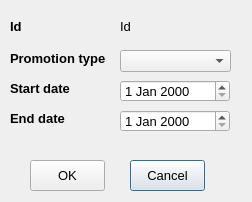
<?xml version="1.0" encoding="UTF-8"?>
<ui version="4.0">
 <class>PromotionAddModifyForm</class>
 <widget class="QDialog" name="PromotionAddModifyForm">
  <property name="geometry">
   <rect>
    <x>0</x>
    <y>0</y>
    <width>252</width>
    <height>202</height>
   </rect>
  </property>
  <property name="font">
   <font>
    <pointsize>10</pointsize>
   </font>
  </property>
  <property name="windowTitle">
   <string>Dialog</string>
  </property>
  <property name="windowIcon">
   <iconset resource="MyResources.qrc">
    <normaloff>:/Images/promotion pic.png</normaloff>:/Images/promotion pic.png</iconset>
  </property>
  <widget class="QLabel" name="label_5">
   <property name="geometry">
    <rect>
     <x>10</x>
     <y>110</y>
     <width>81</width>
     <height>16</height>
    </rect>
   </property>
   <property name="font">
    <font>
     <pointsize>10</pointsize>
     <weight>75</weight>
     <bold>true</bold>
    </font>
   </property>
   <property name="text">
    <string>End date</string>
   </property>
  </widget>
  <widget class="QPushButton" name="pbtCancel">
   <property name="geometry">
    <rect>
     <x>130</x>
     <y>160</y>
     <width>75</width>
     <height>31</height>
    </rect>
   </property>
   <property name="text">
    <string>Cancel</string>
   </property>
  </widget>
  <widget class="QDateEdit" name="dedStartDate">
   <property name="geometry">
    <rect>
     <x>120</x>
     <y>80</y>
     <width>110</width>
     <height>22</height>
    </rect>
   </property>
  </widget>
  <widget class="QDateEdit" name="dedEndDate">
   <property name="geometry">
    <rect>
     <x>120</x>
     <y>110</y>
     <width>110</width>
     <height>22</height>
    </rect>
   </property>
  </widget>
  <widget class="QLabel" name="label_3">
   <property name="geometry">
    <rect>
     <x>10</x>
     <y>50</y>
     <width>111</width>
     <height>16</height>
    </rect>
   </property>
   <property name="font">
    <font>
     <pointsize>10</pointsize>
     <weight>75</weight>
     <bold>true</bold>
    </font>
   </property>
   <property name="text">
    <string>Promotion type</string>
   </property>
  </widget>
  <widget class="QComboBox" name="cbxPromotionType">
   <property name="geometry">
    <rect>
     <x>120</x>
     <y>50</y>
     <width>111</width>
     <height>22</height>
    </rect>
   </property>
  </widget>
  <widget class="QLabel" name="lblId">
   <property name="geometry">
    <rect>
     <x>120</x>
     <y>20</y>
     <width>47</width>
     <height>13</height>
    </rect>
   </property>
   <property name="text">
    <string>Id</string>
   </property>
  </widget>
  <widget class="QLabel" name="lbllblId">
   <property name="geometry">
    <rect>
     <x>10</x>
     <y>20</y>
     <width>47</width>
     <height>13</height>
    </rect>
   </property>
   <property name="font">
    <font>
     <pointsize>10</pointsize>
     <weight>75</weight>
     <bold>true</bold>
    </font>
   </property>
   <property name="text">
    <string>Id</string>
   </property>
  </widget>
  <widget class="QPushButton" name="pbtOk">
   <property name="geometry">
    <rect>
     <x>30</x>
     <y>160</y>
     <width>75</width>
     <height>31</height>
    </rect>
   </property>
   <property name="text">
    <string>OK</string>
   </property>
  </widget>
  <widget class="QLabel" name="label_4">
   <property name="geometry">
    <rect>
     <x>10</x>
     <y>80</y>
     <width>81</width>
     <height>16</height>
    </rect>
   </property>
   <property name="font">
    <font>
     <pointsize>10</pointsize>
     <weight>75</weight>
     <bold>true</bold>
    </font>
   </property>
   <property name="text">
    <string>Start date</string>
   </property>
  </widget>
 </widget>
 <resources>
  <include location="MyResources.qrc"/>
 </resources>
 <connections/>
</ui>
